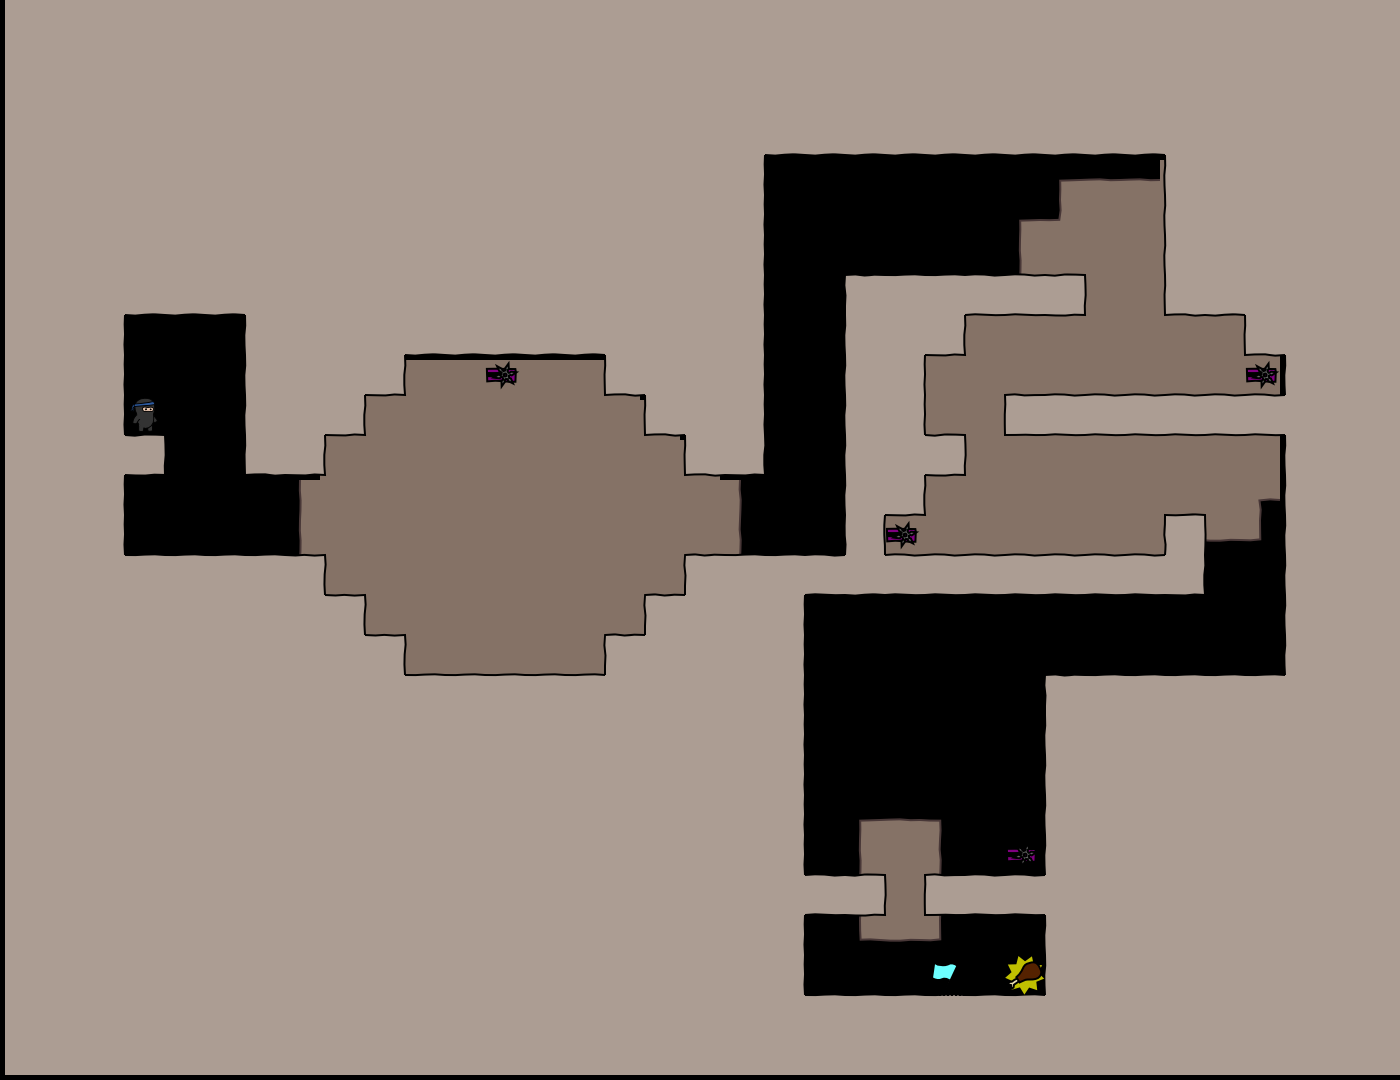

This game map was drawn from its Tiled (.tmx) file and the tilesets committed beside it. A one-line description and the trimmed map source follow:
An orthogonal 35x27 tile map with 40x40 px tiles, 4 tile layers (bg, walls, objects, fg), 3 tilesets.

<map version="1.0" orientation="orthogonal" width="35" height="27" tilewidth="40" tileheight="40">
 <tileset firstgid="1" name="world1" tilewidth="50" tileheight="50">
  <image source="world1.png" width="400" height="400" />
 </tileset>
 <tileset firstgid="65" name="objectpalette" tilewidth="50" tileheight="50">
  <image source="objectpalette.png" width="400" height="500" />
 </tileset>
 <tileset firstgid="145" name="background" tilewidth="40" tileheight="40">
  <image source="background1.png" width="320" height="600" />
 </tileset>
 <layer name="bg" width="35" height="27">
  <data>[945 cells, 184 non-empty, 11 distinct tile ids]</data>
 </layer>
 <layer name="walls" width="35" height="27">
  <data>[945 cells, 701 non-empty, 14 distinct tile ids]</data>
 </layer>
 <layer name="objects" width="35" height="27">
  <data>[945 cells, 7 non-empty, 4 distinct tile ids]</data>
 </layer>
 <layer name="fg" width="35" height="27">
  <data>[945 cells, 0 non-empty, 0 distinct tile ids]</data>
 </layer>
</map>
